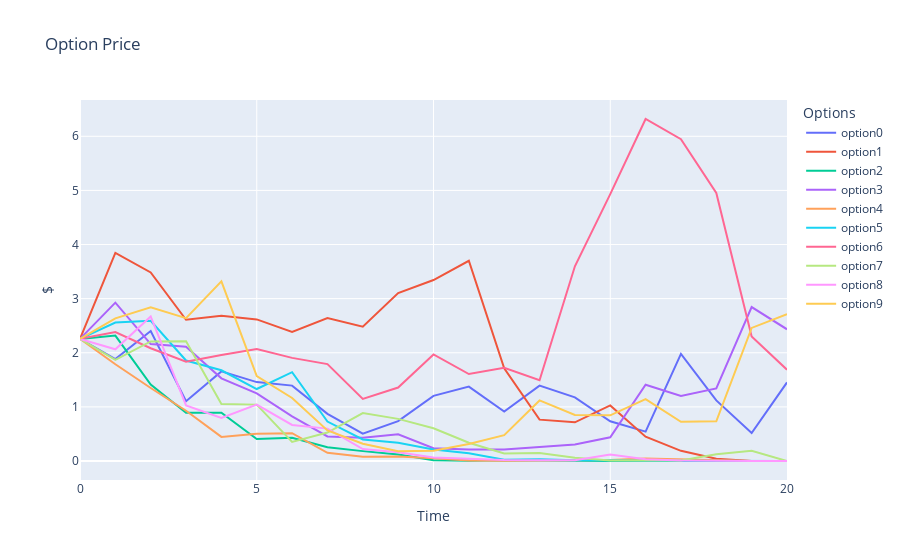

The notebook cell this image was saved under:
### Code cell
fig = go.Figure()

# Add traces for each column
for column in option_prices.columns:
    fig.add_trace(go.Scatter(x=option_prices.index, y=option_prices[column], mode='lines', name=f"option{column}"))

# Update layout
fig.update_layout(
    title='Option Price',
    xaxis_title='Time',
    yaxis_title='$',
    template='plotly',
    legend=dict(title='Options'),
)

# Show the plot
fig.show()

### Figure 1 — Plotly figure (JSON) as saved in the notebook; plotly's stock layout.template omitted (floating-point values rounded to 4 significant figures)
{"data": [{"mode": "lines", "name": "option0", "type": "scatter", "x": [0, 1, 2, 3, 4, 5, 6, 7, 8, 9, 10, 11, 12, 13, 14, 15, 16, 17, 18, 19, 20], "y": [2.256, 1.883, 2.401, 1.104, 1.656, 1.457, 1.393, 0.8705, 0.504, 0.737, 1.203, 1.375, 0.9131, 1.394, 1.176, 0.7347, 0.5428, 1.979, 1.12, 0.5179, 1.452]}, {"mode": "lines", "name": "option1", "type": "scatter", "x": [0, 1, 2, 3, 4, 5, 6, 7, 8, 9, 10, 11, 12, 13, 14, 15, 16, 17, 18, 19, 20], "y": [2.256, 3.846, 3.485, 2.61, 2.684, 2.616, 2.386, 2.64, 2.481, 3.103, 3.343, 3.7, 1.715, 0.7639, 0.7147, 1.027, 0.4481, 0.1879, 0.03991, 0.001035, 0]}, {"mode": "lines", "name": "option2", "type": "scatter", "x": [0, 1, 2, 3, 4, 5, 6, 7, 8, 9, 10, 11, 12, 13, 14, 15, 16, 17, 18, 19, 20], "y": [2.256, 2.317, 1.413, 0.8895, 0.8917, 0.4072, 0.4309, 0.2557, 0.1825, 0.12, 0.01547, 0.004731, 0.01438, 0.01491, 0.00455, 0.0003985, 7.263e-05, 3.979e-06, 3.386e-11, 1.88e-16, 0]}, {"mode": "lines", "name": "option3", "type": "scatter", "x": [0, 1, 2, 3, 4, 5, 6, 7, 8, 9, 10, 11, 12, 13, 14, 15, 16, 17, 18, 19, 20], "y": [2.256, 2.927, 2.16, 2.11, 1.527, 1.25, 0.8251, 0.4542, 0.4307, 0.4946, 0.2361, 0.2106, 0.2146, 0.2559, 0.3037, 0.4376, 1.409, 1.203, 1.342, 2.845, 2.433]}, {"mode": "lines", "name": "option4", "type": "scatter", "x": [0, 1, 2, 3, 4, 5, 6, 7, 8, 9, 10, 11, 12, 13, 14, 15, 16, 17, 18, 19, 20], "y": [2.256, 1.787, 1.348, 0.9285, 0.4452, 0.5052, 0.5132, 0.1508, 0.08022, 0.08541, 0.04917, 0.008005, 0.004921, 0.005488, 0.01876, 0.01846, 0.04642, 0.03178, 0.009384, 0.0006183, 0]}, {"mode": "lines", "name": "option5", "type": "scatter", "x": [0, 1, 2, 3, 4, 5, 6, 7, 8, 9, 10, 11, 12, 13, 14, 15, 16, 17, 18, 19, 20], "y": [2.256, 2.558, 2.59, 1.857, 1.677, 1.33, 1.641, 0.7295, 0.397, 0.3354, 0.2108, 0.1439, 0.02383, 0.03439, 0.01228, 0.0149, 0.002837, 0.0007338, 0.0004624, 0.002939, 0]}, {"mode": "lines", "name": "option6", "type": "scatter", "x": [0, 1, 2, 3, 4, 5, 6, 7, 8, 9, 10, 11, 12, 13, 14, 15, 16, 17, 18, 19, 20], "y": [2.256, 2.382, 2.083, 1.833, 1.957, 2.069, 1.906, 1.791, 1.147, 1.358, 1.97, 1.608, 1.723, 1.492, 3.598, 4.932, 6.319, 5.948, 4.952, 2.302, 1.686]}, {"mode": "lines", "name": "option7", "type": "scatter", "x": [0, 1, 2, 3, 4, 5, 6, 7, 8, 9, 10, 11, 12, 13, 14, 15, 16, 17, 18, 19, 20], "y": [2.256, 1.868, 2.21, 2.211, 1.051, 1.042, 0.3512, 0.5253, 0.8857, 0.7787, 0.6059, 0.3371, 0.1375, 0.1487, 0.05903, 0.009196, 0.008416, 0.007986, 0.1248, 0.19, 0]}, {"mode": "lines", "name": "option8", "type": "scatter", "x": [0, 1, 2, 3, 4, 5, 6, 7, 8, 9, 10, 11, 12, 13, 14, 15, 16, 17, 18, 19, 20], "y": [2.256, 2.064, 2.672, 1.027, 0.7935, 1.041, 0.6661, 0.5983, 0.2212, 0.163, 0.0643, 0.04095, 0.0199, 0.0136, 0.01517, 0.1209, 0.0316, 0.01078, 0.001686, 7.266e-07, 0]}, {"mode": "lines", "name": "option9", "type": "scatter", "x": [0, 1, 2, 3, 4, 5, 6, 7, 8, 9, 10, 11, 12, 13, 14, 15, 16, 17, 18, 19, 20], "y": [2.256, 2.636, 2.839, 2.64, 3.319, 1.571, 1.165, 0.566, 0.3189, 0.1823, 0.1915, 0.315, 0.4772, 1.119, 0.8512, 0.8437, 1.144, 0.7245, 0.7332, 2.459, 2.713]}], "layout": {"legend": {"title": {"text": "Options"}}, "title": {"text": "Option Price"}, "xaxis": {"title": {"text": "Time"}}, "yaxis": {"title": {"text": "$"}}}}
